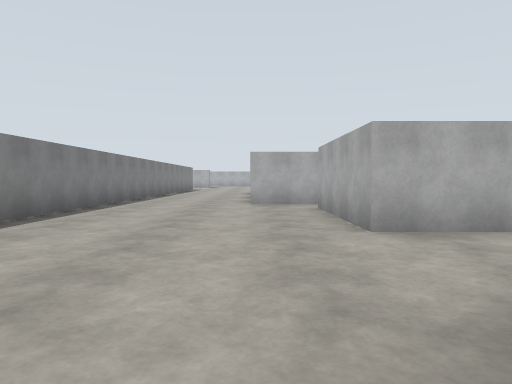
View 1 (above)

17 first-person views from a walk through a robot-simulator world made for Gazebo. The camera is 1.2 m above the floor, tilts 2° down and sees 70° across. The floor is counted in squares, 2 m on a side. Each view is taken from the middle of a square. On the plan, view 1 faces up. The plan holds only what a view shows up to about 10 squares ahead; the rest is blank.

View 2
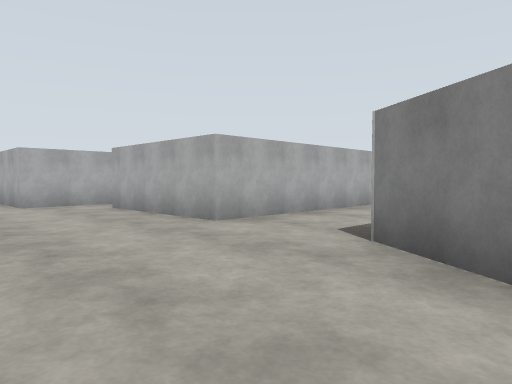

View 3
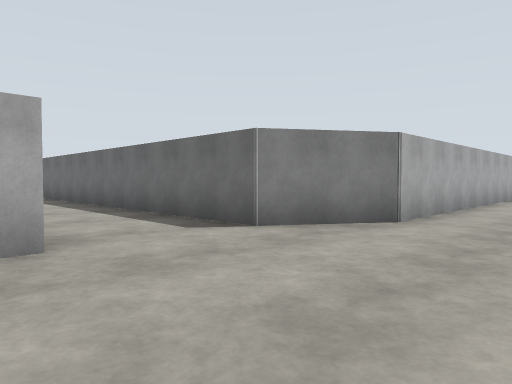

View 4
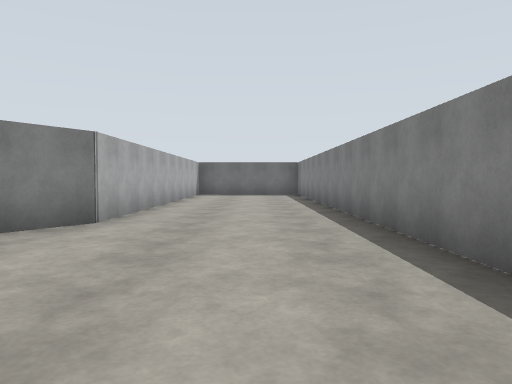

View 5
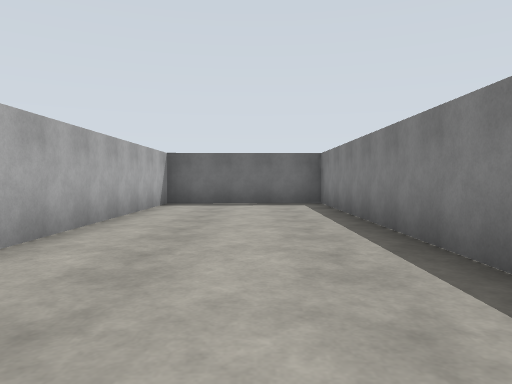

View 6
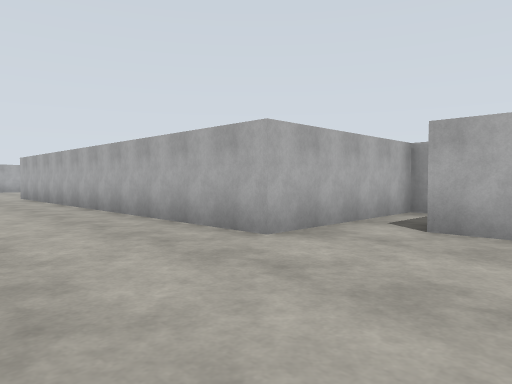

View 7
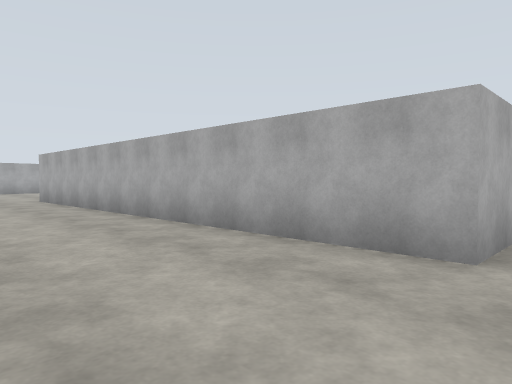

View 8
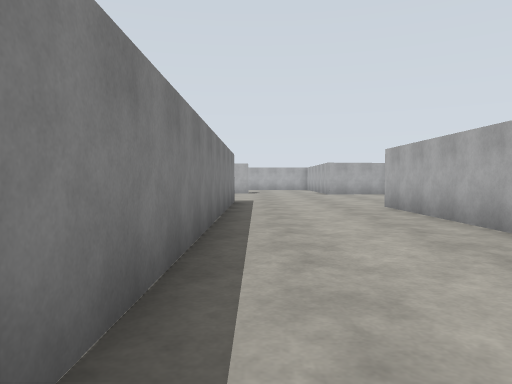

View 9
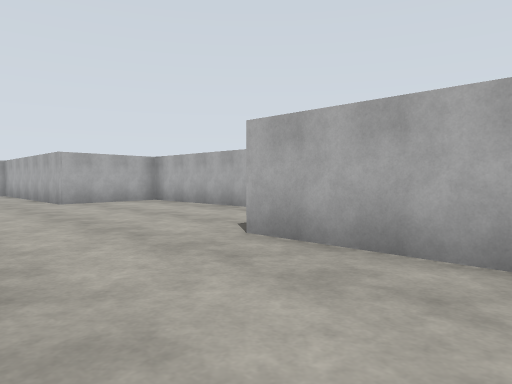

View 10
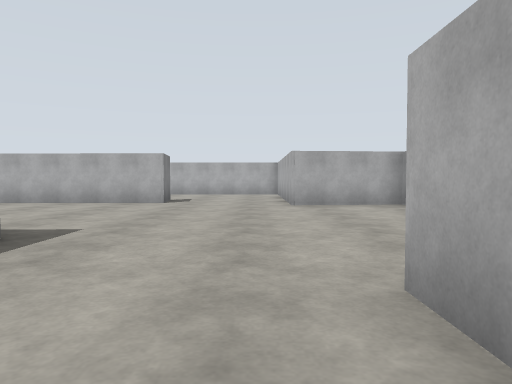

View 11
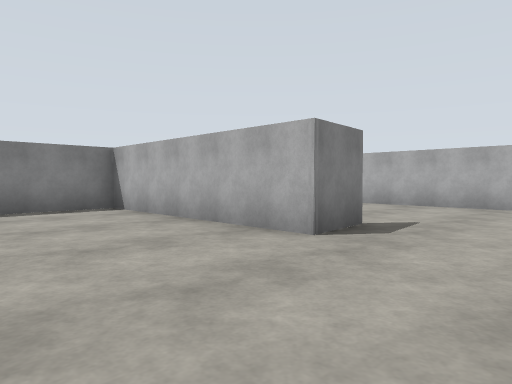

View 12
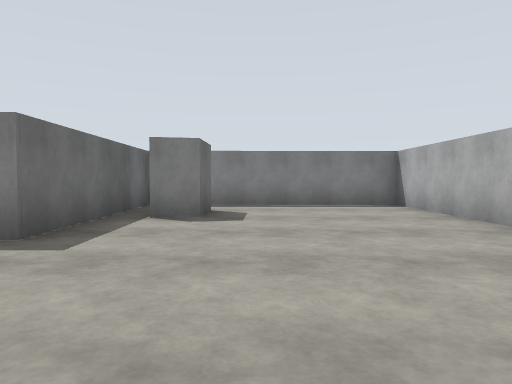

View 13
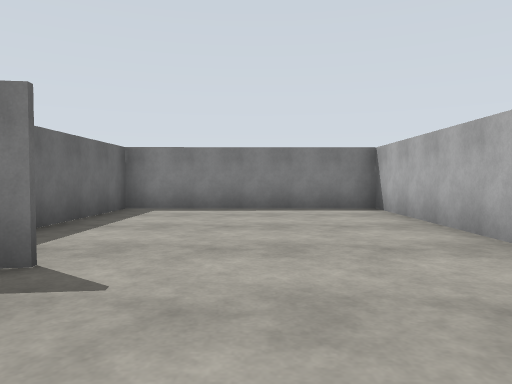

View 14
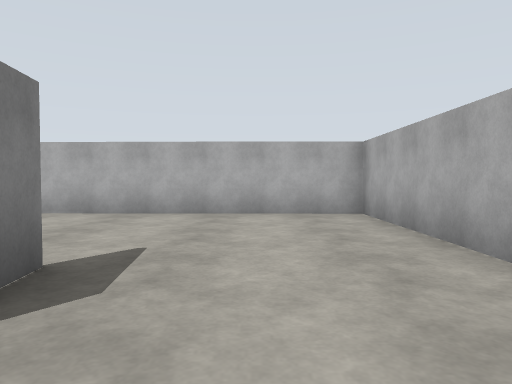

View 15
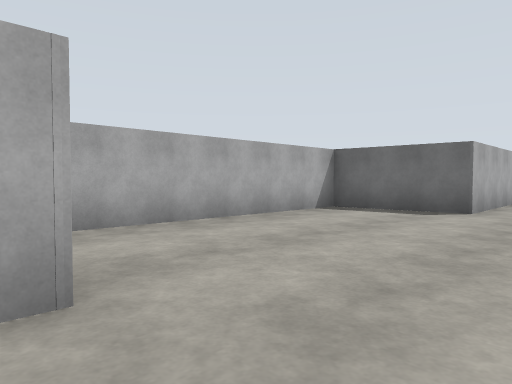

View 16
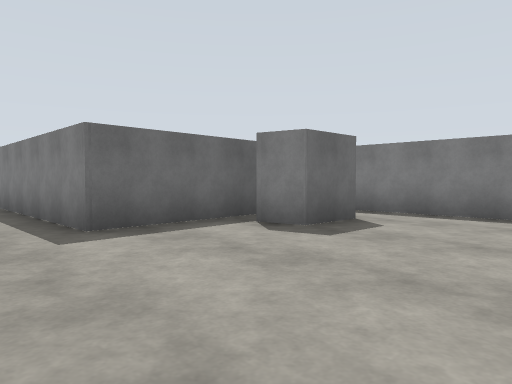

View 17
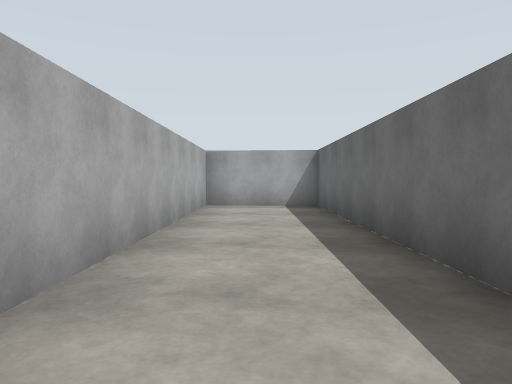

### Floor plan
Ten units are one square. View 1 is at (0, 0); x grows to the right and y downward. Boxes are objects, and circles mark ways between rooms. Rooms are numbered by the first view taken in them; rooms with no view inside come last. Other rooms are left out.
<svg viewBox="-90 -320 208 416">
<path fill="none" stroke="#000" d="M-36 -100 -36 -50M37 -87 -1 -87 -2 -190 25 -191 25 -256 -2 -254 -2 -276M-36 -28 -36 91 2 90 2 0 13 -17 112 -16 113 -41 13 -41 13 -76M-71 -221 -58 -221 -57 -213M-84 -259 -84 -205 -36 -207 -36 -118M-35 -275 -33 -262 -85 -263M-85 -264 -55 -263M-2 -276 -3 -313 -85 -315 -84 -259"/>
<circle cx="-15" cy="-265" r="3" fill="#2a7"/>
<text x="-10" y="-100">1</text>
<text x="-50" y="-290">2</text>
</svg>
Room 1 opens to room 2.

Where each view was taken, in squares from view 1:
view 1: 0 up, 0 right, facing up
view 2: 0 up, 2 left, facing up-right
view 3: 5 up, 2 left, facing down-right
view 4: 5 up, 2 left, facing down
view 5: 0 up, 2 left, facing down
view 6: 6 up, 3 left, facing up-right
view 7: 8 up, 3 left, facing up-right
view 8: 11 up, 3 left, facing up
view 9: 16 up, 3 left, facing up-right
view 10: 17 up, 1 left, facing up
view 11: 23 up, 1 left, facing up-left
view 12: 23 up, 0 right, facing left
view 13: 29 up, 1 left, facing left
view 14: 25 up, 2 left, facing up
view 15: 26 up, 2 left, facing down-right
view 16: 25 up, 2 left, facing down-left
view 17: 3 up, 3 right, facing right
